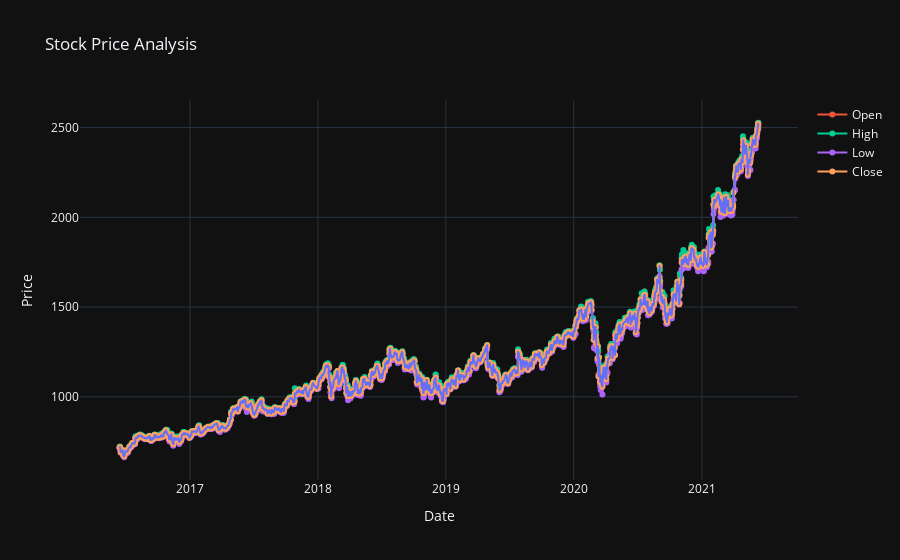

The code cell stored with this chart in its notebook:
### Code cell
fig.add_trace(go.Scatter(x=stock_data['date'], y=stock_data['open'], mode='lines+markers', name='Open'))
fig.add_trace(go.Scatter(x=stock_data['date'], y=stock_data['high'], mode='lines+markers', name='High'))
fig.add_trace(go.Scatter(x=stock_data['date'], y=stock_data['low'], mode='lines+markers', name='Low'))
fig.add_trace(go.Scatter(x=stock_data['date'], y=stock_data['close'], mode='lines+markers', name='Close'))

fig.update_layout(title='Stock Price Analysis',
                  xaxis_title='Date',
                  yaxis_title='Price')

fig.show()

### Figure 1 — Plotly figure (JSON) as saved in the notebook; plotly's stock layout.template omitted (floating-point values rounded to 4 significant figures; data arrays with more than 128 entries replaced by an {"elided": "..."} marker saying what was removed)
{"data": [{"hovertemplate": "date=%{x}<br>close=%{y}<extra></extra>", "legendgroup": "", "line": {"color": "#636efa", "dash": "solid"}, "marker": {"symbol": "circle"}, "mode": "lines", "name": "", "showlegend": false, "type": "scattergl", "x": {"elided": "1258 str values"}, "xaxis": "x", "y": {"elided": "1258 float values"}, "yaxis": "y"}, {"mode": "lines+markers", "name": "Open", "type": "scatter", "x": {"elided": "1258 str values"}, "y": {"elided": "1258 float values"}}, {"mode": "lines+markers", "name": "High", "type": "scatter", "x": {"elided": "1258 str values"}, "y": {"elided": "1258 float values"}}, {"mode": "lines+markers", "name": "Low", "type": "scatter", "x": {"elided": "1258 str values"}, "y": {"elided": "1258 float values"}}, {"mode": "lines+markers", "name": "Close", "type": "scatter", "x": {"elided": "1258 str values"}, "y": {"elided": "1258 float values"}}], "layout": {"legend": {"tracegroupgap": 0}, "title": {"text": "Stock Price Analysis"}, "xaxis": {"anchor": "y", "domain": [0, 1], "title": {"text": "Date"}}, "yaxis": {"anchor": "x", "domain": [0, 1], "title": {"text": "Price"}}}}
